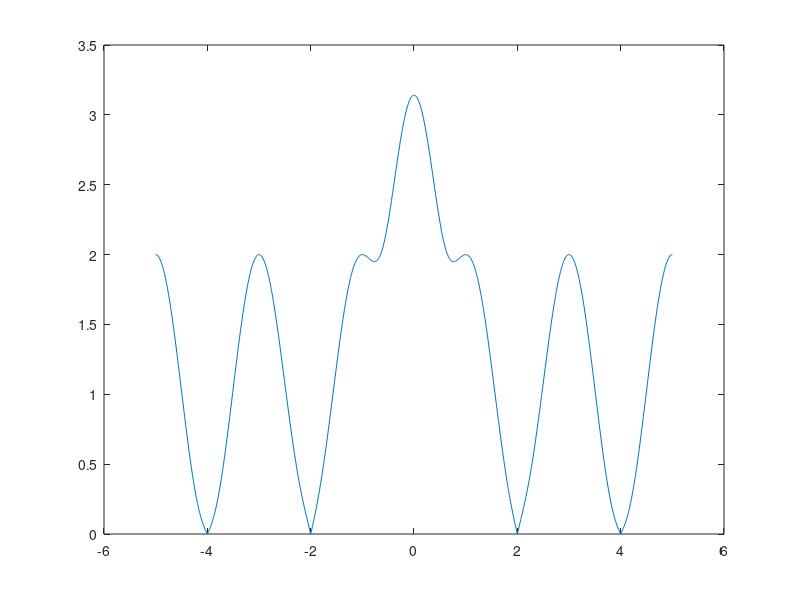
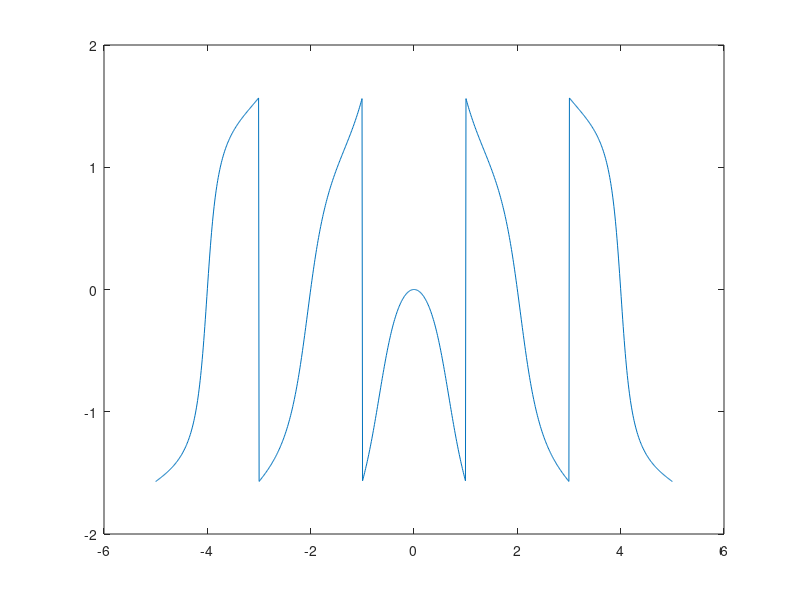

Source code (MATLAB) for these figures, in order: (Note: this script raises an error after producing the figures.)
clear;
close all;
a = linspace(-5,5,1000);

b = sqrt((-sin(a.*pi)./a).^2+(2*(sin(-pi.*a*0.5).^2)).^2);
figure;
plot(a,b);

c = atan((2*(sin(-pi.*a*0.5).^2))./(-sin(a.*pi)./a));
figure;
plot(a,c);

syms g;
d = vpaintegral(((sin(g*pi)/g)-(sqrt(-1)*2*(sin(g*pi*0.5))^2))^2,g,0,1);

f = abs((-1+(cos(-pi.*a)+1i*sin(-pi.*a)).*(1+a.*sqrt(-1)*pi))./(a.^2*pi));
figure;
plot(a,f);

h = angle((-1+(cos(-pi.*a)+1i*sin(-pi.*a)).*(1+a.*sqrt(-1)*pi))./(a.^2*pi));
figure;
plot(a,h);

syms f;
j = vpaintegral(((-1+(cos(-pi*f)+sqrt(-1)*sin(-pi*f))*(1+f*sqrt(-1)*pi))/(f^2))^2,f,0,1);

amp1 = abs(sqrt( ( (4.*sin( (pi.*a)/2) ).^4 / a.^2 ) + ( (sin(pi.*a) ).^2 ) ./ (a.^2) ));
figure;
plot(a,amp1);

faz1 = ( atan( (-2.*sin( (a.*pi) / (2) ).^2 ) ./ (sin(a.*pi)) ) );

figure;
plot(a,faz1);

syms omega;
pars1 = (1/pi).* vpaintegral(( ( (sin(omega*pi)) / (omega) ) - 1i.*( (2.*sin((omega.*pi) / (2)).^2) / (omega) ) ).^2,omega,0,1)

